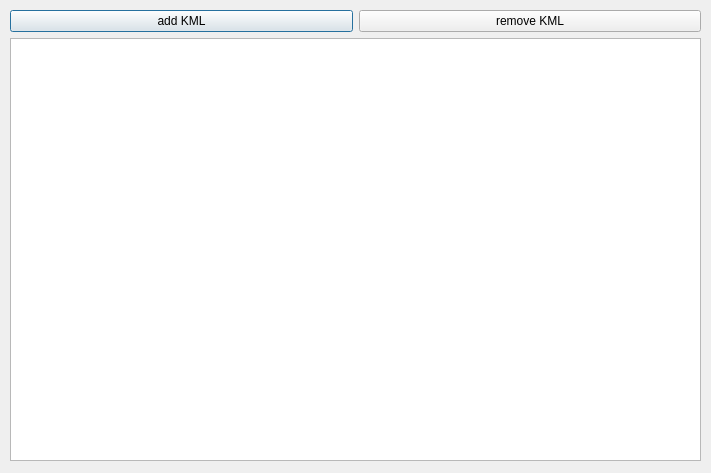
<?xml version="1.0" encoding="UTF-8"?>
<ui version="4.0">
 <class>manageKmlDialog</class>
 <widget class="QDialog" name="manageKmlDialog">
  <property name="windowModality">
   <enum>Qt::NonModal</enum>
  </property>
  <property name="geometry">
   <rect>
    <x>0</x>
    <y>0</y>
    <width>711</width>
    <height>473</height>
   </rect>
  </property>
  <property name="sizePolicy">
   <sizepolicy hsizetype="Preferred" vsizetype="Preferred">
    <horstretch>0</horstretch>
    <verstretch>0</verstretch>
   </sizepolicy>
  </property>
  <property name="windowTitle">
   <string>KML Management</string>
  </property>
  <widget class="QWidget" name="gridLayoutWidget_2">
   <property name="geometry">
    <rect>
     <x>10</x>
     <y>10</y>
     <width>691</width>
     <height>451</height>
    </rect>
   </property>
   <layout class="QGridLayout" name="gridLayout">
    <item row="0" column="0">
     <widget class="QPushButton" name="addButton">
      <property name="text">
       <string>add KML</string>
      </property>
     </widget>
    </item>
    <item row="0" column="1">
     <widget class="QPushButton" name="removeButton">
      <property name="text">
       <string>remove KML</string>
      </property>
     </widget>
    </item>
    <item row="2" column="0" colspan="2">
     <widget class="QTreeWidget" name="kml_treeWidget">
      <property name="wordWrap">
       <bool>true</bool>
      </property>
      <property name="headerHidden">
       <bool>true</bool>
      </property>
      <property name="expandsOnDoubleClick">
       <bool>true</bool>
      </property>
      <property name="columnCount">
       <number>2</number>
      </property>
      <attribute name="headerVisible">
       <bool>false</bool>
      </attribute>
      <attribute name="headerCascadingSectionResizes">
       <bool>false</bool>
      </attribute>
      <attribute name="headerDefaultSectionSize">
       <number>100</number>
      </attribute>
      <attribute name="headerHighlightSections">
       <bool>false</bool>
      </attribute>
      <attribute name="headerMinimumSectionSize">
       <number>20</number>
      </attribute>
      <attribute name="headerShowSortIndicator" stdset="0">
       <bool>false</bool>
      </attribute>
      <attribute name="headerStretchLastSection">
       <bool>true</bool>
      </attribute>
      <column>
       <property name="text">
        <string>KML File</string>
       </property>
       <property name="font">
        <font>
         <kerning>true</kerning>
        </font>
       </property>
      </column>
      <column>
       <property name="text">
        <string>Visible</string>
       </property>
      </column>
     </widget>
    </item>
   </layout>
  </widget>
  <zorder>gridLayoutWidget_2</zorder>
  <zorder>kml_treeWidget</zorder>
 </widget>
 <resources/>
 <connections/>
</ui>
